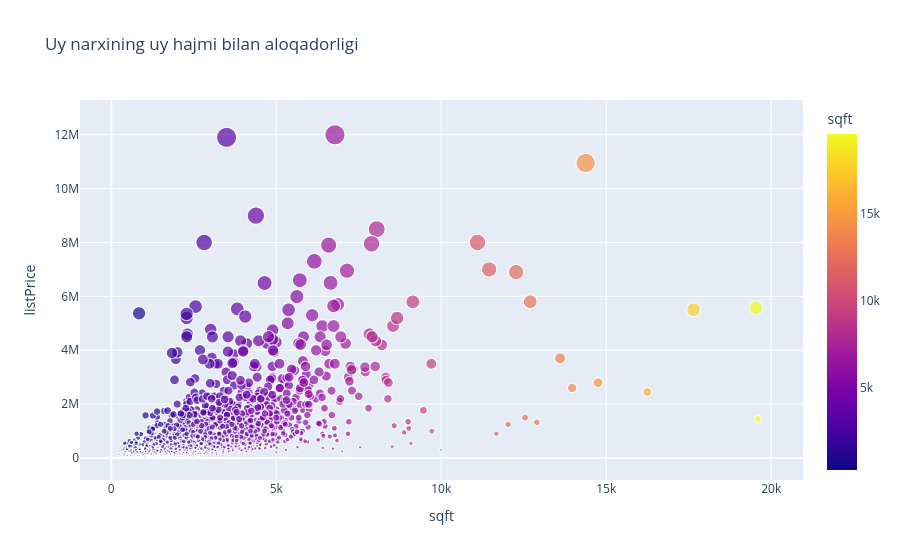

Source (notebook cell):
### Code cell
fig=px.scatter(df,x='sqft',y='listPrice', color='sqft',size='listPrice', hover_data=['baths_full','baths'],title='Uy narxining uy hajmi bilan aloqadorligi')
fig.show()

### Figure 1 — Plotly figure (JSON) as saved in the notebook; plotly's stock layout.template omitted (floating-point values rounded to 4 significant figures; data arrays with more than 128 entries replaced by an {"elided": "..."} marker saying what was removed)
{"data": [{"customdata": {"elided": "12137x2 float values"}, "hovertemplate": "sqft=%{marker.color}<br>listPrice=%{marker.size}<br>baths_full=%{customdata[0]}<br>baths=%{customdata[1]}<extra></extra>", "legendgroup": "", "marker": {"color": {"elided": "12137 float values"}, "coloraxis": "coloraxis", "size": {"elided": "12137 float values"}, "sizemode": "area", "sizeref": 29990.0, "symbol": "circle"}, "mode": "markers", "name": "", "showlegend": false, "type": "scattergl", "x": {"elided": "12137 float values"}, "xaxis": "x", "y": {"elided": "12137 float values"}, "yaxis": "y"}], "layout": {"coloraxis": {"colorbar": {"title": {"text": "sqft"}}, "colorscale": [[0, "#0d0887"], [0.1111, "#46039f"], [0.2222, "#7201a8"], [0.3333, "#9c179e"], [0.4444, "#bd3786"], [0.5556, "#d8576b"], [0.6667, "#ed7953"], [0.7778, "#fb9f3a"], [0.8889, "#fdca26"], [1, "#f0f921"]]}, "legend": {"itemsizing": "constant", "tracegroupgap": 0}, "title": {"text": "Uy narxining uy hajmi bilan aloqadorligi"}, "xaxis": {"anchor": "y", "domain": [0, 1], "title": {"text": "sqft"}}, "yaxis": {"anchor": "x", "domain": [0, 1], "title": {"text": "listPrice"}}}}
